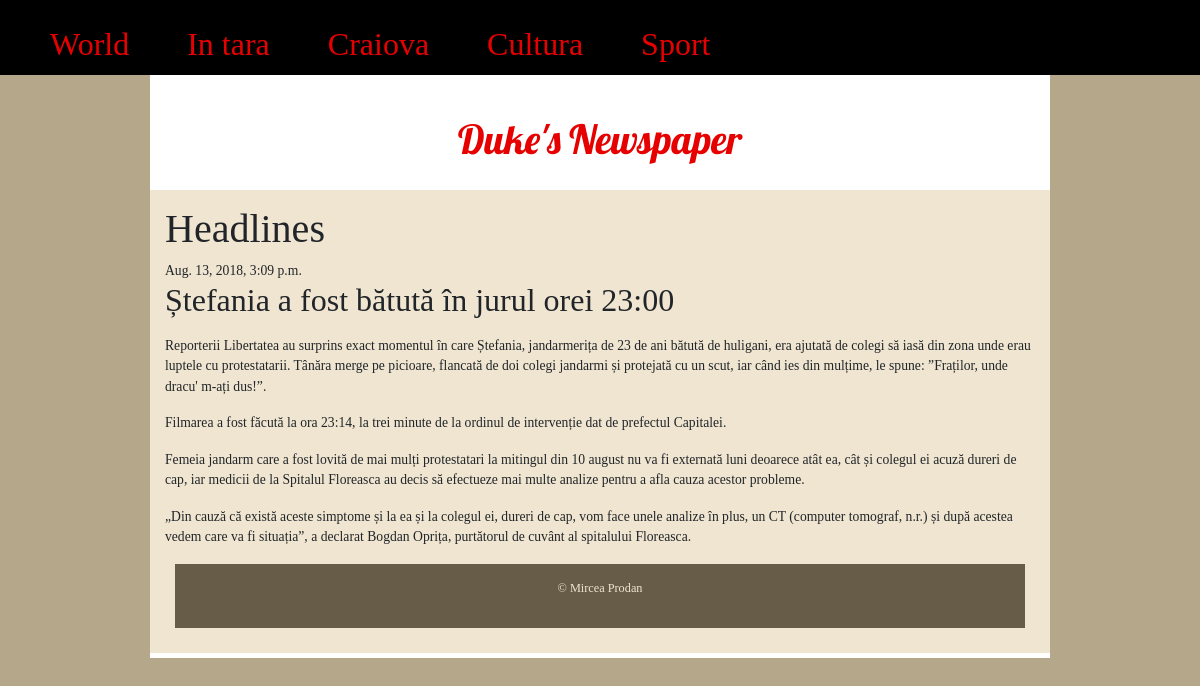
The app's page /post/1/ with its own data.
### news/models.py (models this page shows, shortened)
class Post(models.Model):
	author = models.ForeignKey('auth.User', on_delete=models.CASCADE)
	title = models.CharField(max_length=200)
	text = models.TextField()
	created_date= models.DateTimeField(default=timezone.now)
	published_date = models.DateTimeField(blank=True, null=True)

### news/views.py (the view)
# urls.py: path('post/<int:pk>/', views.post_detail, name='post_detail'),
def post_detail(request, pk):
	post = get_object_or_404(Post, pk=pk)
	return render(request, 'news/post_detail.html', {'post':post})

### news/templates/news/post_detail.html
{% extends 'news/base.html' %}
{% block content %}
<div>
	{% if post.published_date %}
		{{ post.published_date }}
	{% endif %}
	<h2>{{ post.title }}</h2>
	<p>{{ post.text|linebreaks }}</p>
</div>
{% endblock %}

### news/static/css/news.css (style rules this page uses)
* { margin: 0; padding: 0; box-sizing: border-box; }
body { background-color:#b5a789; font-family: Georgia; font-size:small; margin: 0; }

### records on screen
Post: published_date "Aug. 13, 2018, 3:09 p.m.", title "Ștefania a fost bătută în jurul orei 23:00", text "Reporterii Libertatea au surprins exact momentul în care Ștefania, jandarmerița de 23 de ani bătută de huligani, era ajutată de colegi să iasă din zona unde erau luptele cu protestatarii. Tânăra merge pe picioare, flancată de doi colegi jandarmi și protejată cu un scut, iar când ies din mulțime, le spune: ”Fraților, unde dracu' m-ați dus!”. Filmarea a fost făcută la ora 23:14, la trei minute de la ordinul de intervenție dat de prefectul Capitalei. Femeia jandarm care a fost lovită de mai mulți protestatari la mitingul din 10 august nu va fi externată luni deoarece atât ea, cât și colegul ei acuză dureri de cap, iar medicii de la Spitalul Floreasca au decis să efectueze mai multe analize…"
